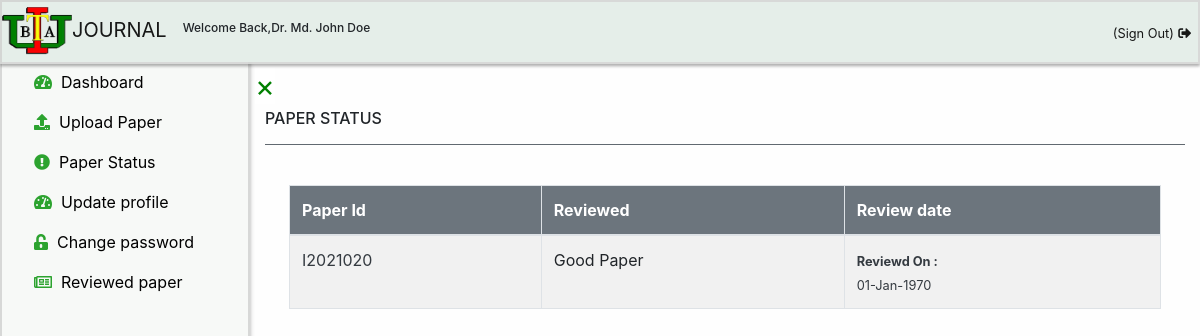
/author/reviewerstatus.php (signed in), run on an earlier commit of the app's database.
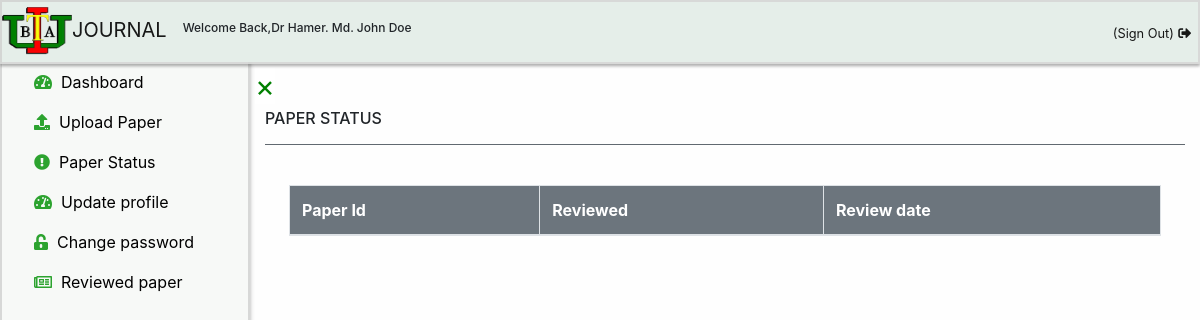
And on a later commit of the database.
### tables this page shows
CREATE TABLE `author` (
  `id` int(11) NOT NULL,
  `username` varchar(100) NOT NULL,
  `title` varchar(100) NOT NULL,
  `firstname` varchar(100) NOT NULL,
  `middlename` varchar(100) DEFAULT NULL,
  `lastname` varchar(100) NOT NULL,
  `primaryemail` varchar(100) NOT NULL,
  `primaryemailcc` varchar(100) NOT NULL,
  `secondaryemail` varchar(100) NOT NULL,
  `secondaryemailcc` varchar(100) NOT NULL,
  `password` varchar(100) NOT NULL,
  `contact` varchar(100) NOT NULL,
  `address` varchar(100) NOT NULL,
  `registrationtime` timestamp NOT NULL DEFAULT current_timestamp(),
  `reviewerselection` int(11) DEFAULT NULL,
  `validation_code` varchar(255) NOT NULL,
  `activation` int(11) DEFAULT NULL,
  `associateeditor` int(100) DEFAULT NULL,
  `academiceditor` int(100) DEFAULT NULL
);

CREATE TABLE `reviewertable` (
  `id` int(11) NOT NULL,
  `paperid` varchar(100) DEFAULT NULL,
  `username` varchar(100) DEFAULT NULL,
  `primaryemail` varchar(100) DEFAULT NULL,
  `assigndate` varchar(100) DEFAULT NULL,
  `endingdate` varchar(100) DEFAULT NULL,
  `feedback` varchar(8000) DEFAULT NULL,
  `feedbackfile` varchar(255) DEFAULT NULL,
  `feedbackdate` varchar(100) DEFAULT NULL,
  `action` int(11) DEFAULT NULL,
  `accepted` int(11) DEFAULT NULL,
  `permits` int(11) DEFAULT NULL
);

### author/reviewerstatus.php (the view, shortened to what this page needs)
<?php
include('../link/config.php');
if(strlen($_SESSION['alogin'])=="")
    {
    header("Location: ../login");
    }
    else
    {
        $authoremail = $_SESSION["email"];
                       $sql = "SELECT author.id,author.username,author.primaryemail,author.password,author.contact from author where primaryemail='$authoremail'";
                       $query = $dbh->prepare($sql);
                       $query->execute();
                       if($query->rowCount() > 0)
                       {
?>
<!DOCTYPE html>
<html lang="en">
<head>
    <link rel="stylesheet" href="../css/bootstrap.min.css">
    <link rel="stylesheet" href="../css/jquery.dataTables.min.css">
    <link rel="stylesheet" href="../css/index.css">
    <link rel="stylesheet" href="../css/fontawesome.v5.3.1.all.css">
</head>
<body>
<div class="sticky-top header-floating">
<?php
include 'author-header.php';
?>
</div>
<div id="mySidebar" class="sidebar">
  <?php
  include 'author-sidebar.php';
  ?>
</div>
<div id="main">
<a href="javascript:void(0)" class="closebtn" id="closesignof" onclick="closeNav()">×</a>
<div class="container">
<h6>PAPER STATUS</h6>
  <hr class="bg-secondary" >
  <div class="table-responsive table-responsive-lg table-responsize-xl table-responsive-sm p-4">
<table id="dtBasicExample" class="table table-striped table-bordered table-hover">
<thead>
        <tr class="bg-secondary text-white">
            <th >Paper Id</th>
            <th >Reviewed</th>
            <th >Review date</th>
        </tr>
</thead>
<tbody id="myTable-admin">
        <?php $sql = "SELECT reviewertable.id,reviewertable.paperid,reviewertable.username,reviewertable.primaryemail,reviewertable.assigndate,reviewertable.action,reviewertable.feedback,reviewertable.feedbackdate from reviewertable WHERE primaryemail='$authoremail' and feedback IS NOT NULL";
            $query = $dbh->prepare($sql);
            $query->execute();
            $results=$query->fetchAll(PDO::FETCH_OBJ);
            if($query->rowCount() > 0)
            {
            foreach($results as $result)
            {
                ?>
<td class="text-dark">
<?php  echo htmlentities($result->paperid); ?>
</td>
<td>
<?php echo htmlentities($result->feedback);   ?>
</td>
<td class="text-dark">
<small>
<b>Reviewd On :</b><br>
<?php
if (!empty(htmlentities($result->feedback)))
{
    $feedbackdatestring = htmlentities($result->feedbackdate);
    $maindate = date("d-M-Y",strtotime($feedbackdatestring));
    echo $maindate.'<br>';
}
?>
</small>
</td>
<?php }} ?>
</tbody>
</table>
</div>
<div class="pb-4"></div>
    </div>
    </div>
</body>
</html>
<?php
            }
            else {
              echo "<script>alert('You are not a Author.Try to log in as an Author');</script>";
              header("refresh:0;url=../login");
            }
} ?>

### author/author-header.php (shortened to what this page needs)
<?php
include('../link/config.php');
if(strlen($_SESSION['alogin'])=="")
    {
    header("Location: ../login");
    }
    else
    {
               $sql = "SELECT author.id,author.username,author.primaryemail,author.password,author.contact from author where primaryemail='$authoremail'";
               $query = $dbh->prepare($sql);
               $query->execute();
               if($query->rowCount() > 0)
               {
?>
<!DOCTYPE html>
<html lang="en">
<head>
    <link rel="stylesheet" href="../css/heading.css">
    <link rel="stylesheet" href="../css/bootstrap.min.css">
    <link rel="stylesheet" href="https://use.fontawesome.com/releases/v5.3.1/css/all.css">
</head>
<body>
<?php
$authoremail = $_SESSION["email"];
$sql1 = "SELECT * FROM author WHERE  primaryemail= '$authoremail' ";
$result1 = mysqli_query($link,$sql1);
$file1 = mysqli_fetch_assoc($result1);
$title = $file1['title'];
$fname= $file1['firstname'];
$middlename= $file1['middlename'];
$lastname= $file1['lastname'];
$authorname = $title.' '.$fname.' '.$middlename.' ' .$lastname;
?>
<nav class="navbar nav-class navbar-expand-lg navbar-light">
  <a class="navbar-brand" href="dashboard"><img src="../images/Iubat-logo.png">JOURNAL</a>
  <h6 style="font-size:12px;">Welcome Back,<?php  echo $authorname; ?></h6>
  <div class="collapse navbar-collapse" id="navbarSupportedContent">
    <ul class="navbar-nav ml-auto ul-nav">
<li class="nav-item active" >
       <a class="nav-link " href="../logout" onclick="return confirm('Are you sure you want Logging out the system?');" title = "Sign Out"><small>(Sign Out)</small> <i class="fas fa-sign-out-alt"></i></a>
  </li>
        </ul>
  </div>
</nav>
</body>
</html>
    <?php
                }
                else {
                  echo "<script>alert('You are not a Author.Try to log in as an Author');</script>";
                  header("refresh:0;url=../login");
                }
  }
    ?>

What changed in the data, as far as the page shows it:
removed reviewertable: paperid "I2021020", feedback "Good Paper", feedbackdate "01-Jan-1970"
changed author: authorname "Dr. Md. John Doe" → "Dr Hamer. Md. John Doe"
